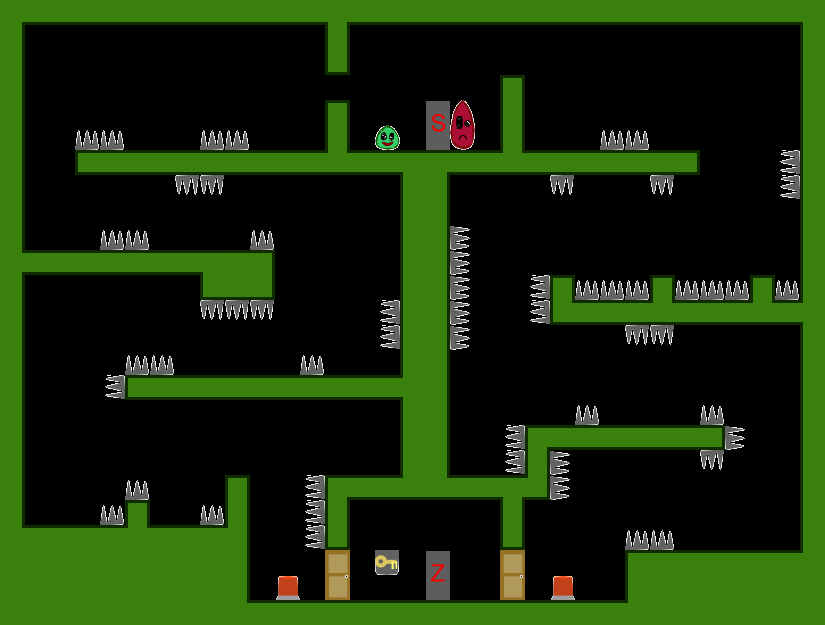

Rendered tile map (Tiled .tmx) drawn with the repository's tilesets; below, a short description and the map source with its tile grids summarised:
An orthogonal 33x25 tile map with 25x25 px tiles, 1 tile layer (Kachelebene 1).

<map version="1.0" orientation="orthogonal" width="33" height="25" tilewidth="25" tileheight="25">
 <tileset firstgid="1" name="Tileset" tilewidth="25" tileheight="25">
  <image source="../../img/Tileset.png" width="400" height="250" />
 </tileset>
 <layer name="Kachelebene 1" width="33" height="25">
  <properties>
   <property name="Buttons" value="" />
   <property name="Doors" value="" />
  </properties>
  <data>[825 cells, 341 non-empty, 50 distinct tile ids]</data>
 </layer>
</map>
